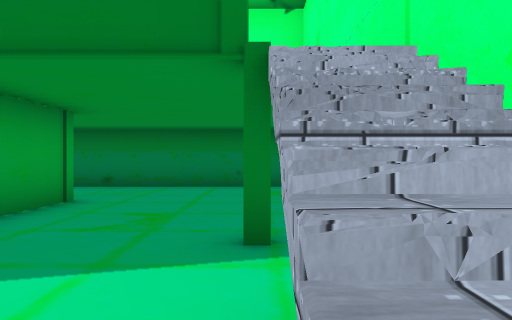
[1] (above)

16 first-person views from a walk through a Unity game level. The camera is 1.5 m above the floor, looks level and sees 70° across. The floor is counted in squares, 2 m on a side. Each view is taken from the middle of a square. On the plan, view 1 faces up. The plan holds only what a view shows up to about 11 squares ahead; the rest is blank. The place goes on beyond the plan. The player is left out. Some animated figures are not drawn. Some surface patterns are stand-ins.

[2]
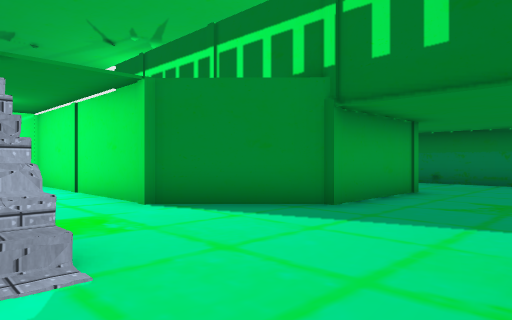

[3]
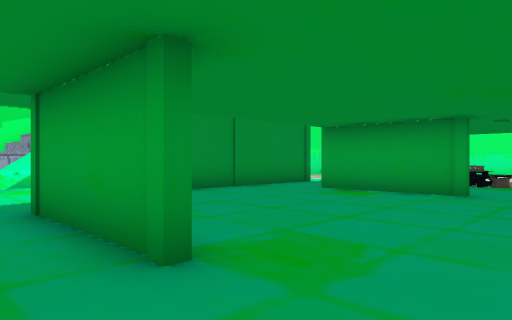

[4]
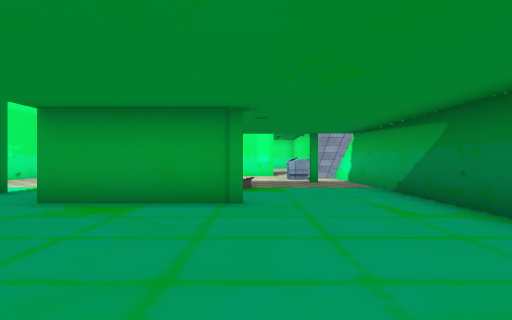

[5]
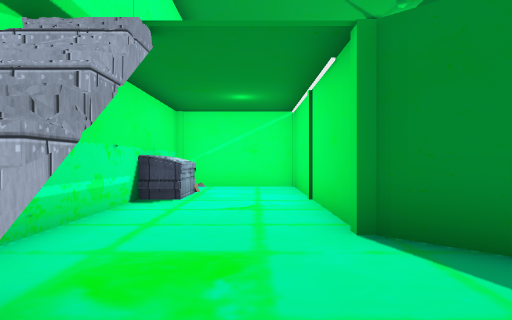

[6]
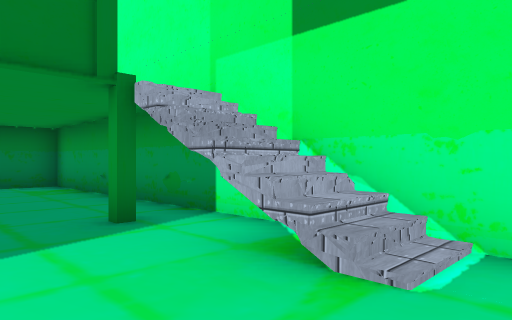

[7]
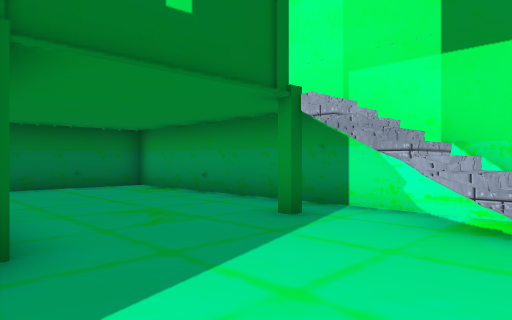

[8]
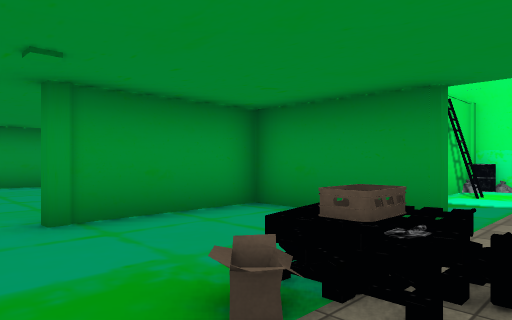

[9]
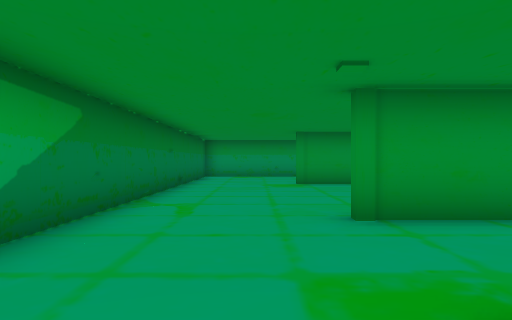

[10]
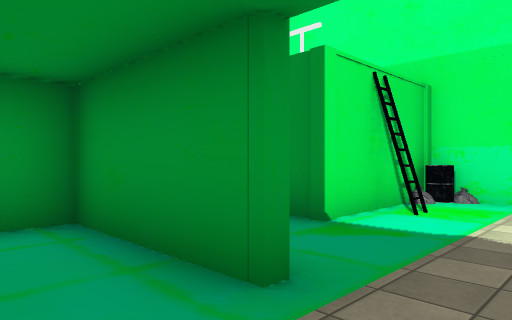

[11]
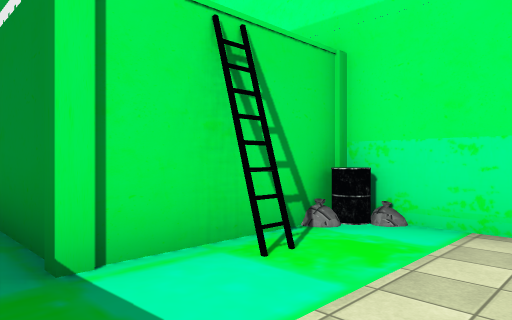

[12]
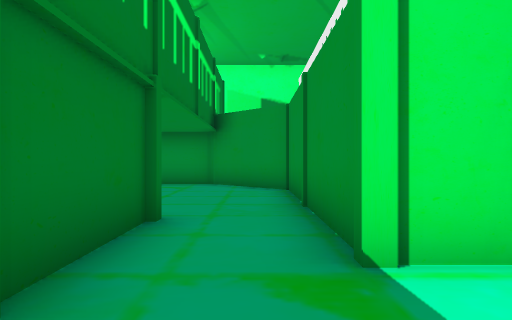

[13]
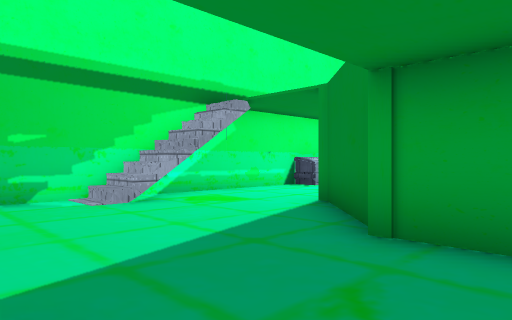

[14]
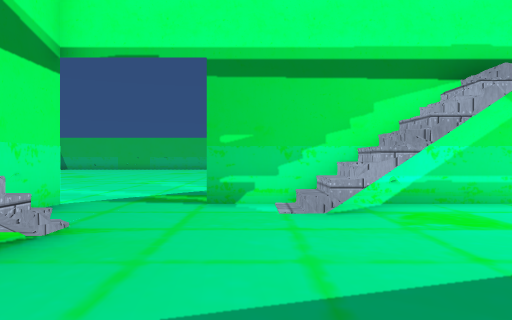

[15]
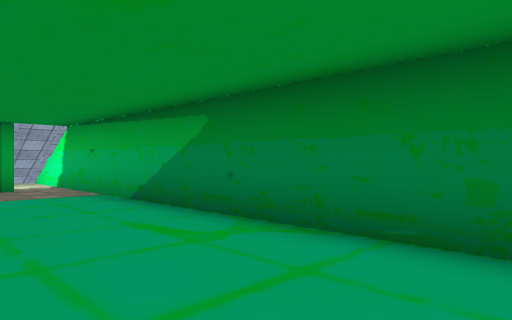

[16]
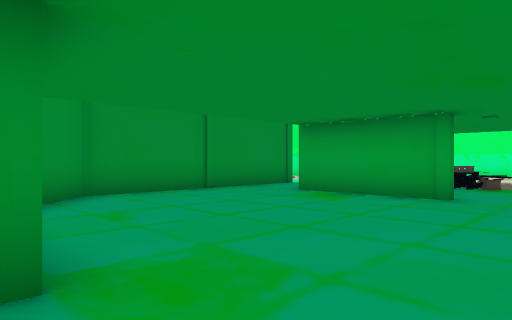

### Floor plan
Key: @ floor where view 1 was taken; # wall or solid block; . floor; U dumpster; S shovel; L ladder; B barrel; O other object.
Columns run from 15 left of view 1 to 3 right of it. Each row starts with its distance up from view 1.
 10 #################
  9 ................#
  8 ................#
  7 .O..............#
  6 .SO..#.....#....#
  5 .....#.....#....#
  4  ....#.....#....#
  3 ..####.....#...##
  2 ..........##...##
  1  ..########.....#
  0 ..L#...........@#
 -1 ...#.......##...#
 -2  #B# U########..#
 -3               ....
 -4               ....
 -5               .....
 -6               .....
 -7                ....

Where each view was taken, in squares from view 1:
view 1: 0 up, 0 right, facing up
view 2: 2 down, 0 right, facing up-left
view 3: 9 up, 2 left, facing down-left
view 4: 7 up, 4 left, facing left
view 5: 0 up, 2 left, facing left
view 6: 1 down, 2 left, facing up-right
view 7: 0 up, 4 left, facing up-right
view 8: 8 up, 15 left, facing down-right
view 9: 8 up, 15 left, facing right
view 10: 5 up, 15 left, facing down-right
view 11: 2 up, 15 left, facing down-right
view 12: 2 up, 15 left, facing right
view 13: 5 up, 0 right, facing down-left
view 14: 4 up, 2 left, facing down
view 15: 7 up, 6 left, facing up-left
view 16: 9 up, 3 left, facing down-left
